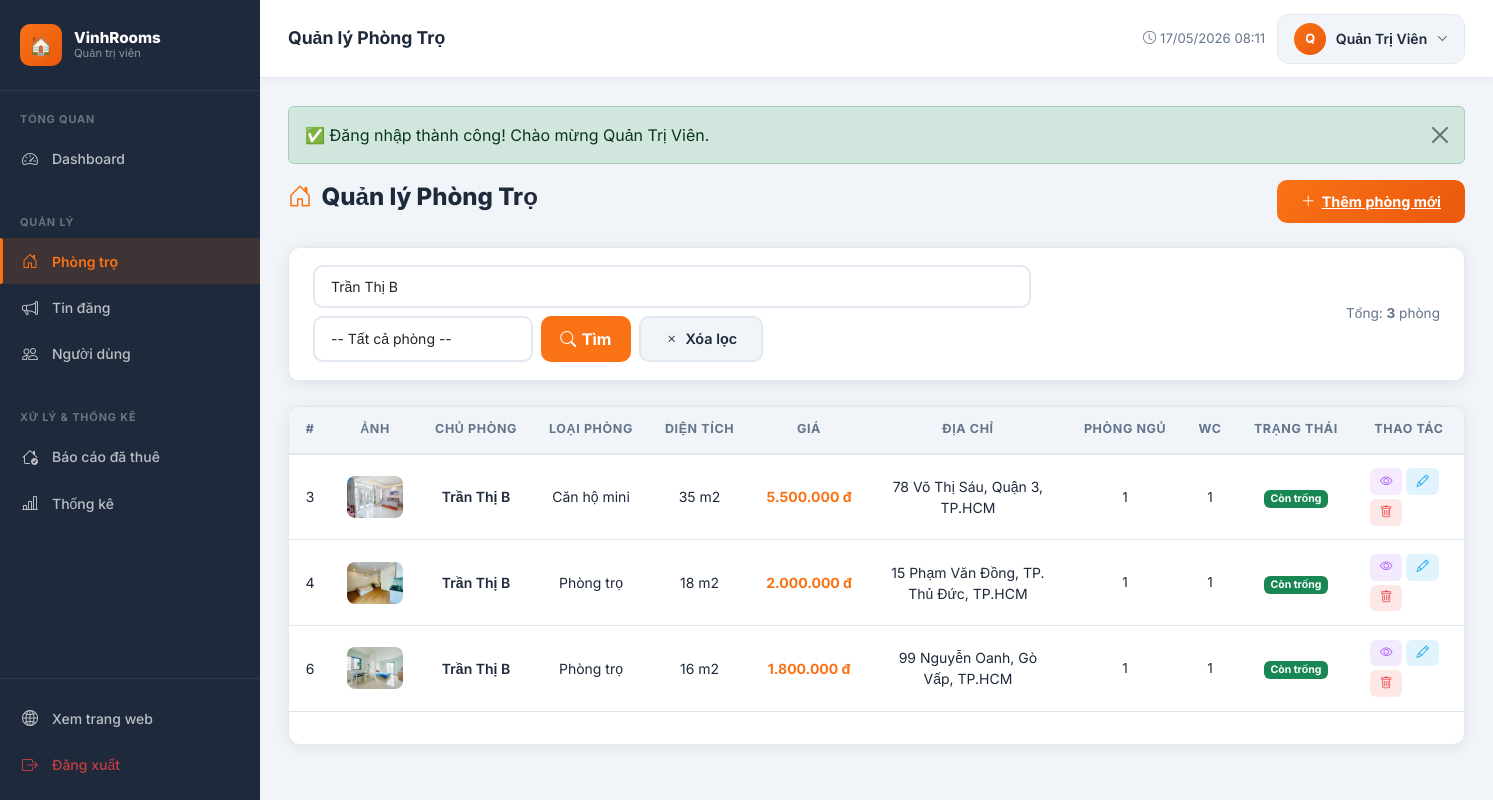
The page /admin/rooms/index.php?q=Trần+Thị+B (signed in) on the database its author committed.
### tables this page shows
CREATE TABLE `users` (
  `id` int(10) UNSIGNED NOT NULL,
  `username` varchar(50) NOT NULL,
  `email` varchar(100) NOT NULL,
  `password` varchar(255) NOT NULL,
  `ho_ten` varchar(100) NOT NULL,
  `so_dien_thoai` varchar(15) DEFAULT NULL,
  `dia_chi` varchar(255) DEFAULT NULL,
  `avatar` varchar(255) DEFAULT 'default_avatar.png',
  `role` enum('admin','user') NOT NULL DEFAULT 'user',
  `trang_thai` enum('active','inactive','banned') NOT NULL DEFAULT 'active',
  `created_at` datetime NOT NULL DEFAULT current_timestamp(),
  `updated_at` datetime NOT NULL DEFAULT current_timestamp() ON UPDATE current_timestamp()
);

CREATE TABLE `phong_tro` (
  `id` int(10) UNSIGNED NOT NULL,
  `user_id` int(10) UNSIGNED NOT NULL,
  `loai_phong_id` int(10) UNSIGNED DEFAULT NULL,
  `khu_vuc_id` int(10) UNSIGNED DEFAULT NULL,
  `gia_goc` decimal(12,0) NOT NULL COMMENT 'VND/tháng',
  `dien_tich` float NOT NULL COMMENT 'm2',
  `dia_chi` varchar(255) NOT NULL,
  `so_phong_ngu` tinyint(3) UNSIGNED DEFAULT 1,
  `so_wc` tinyint(3) UNSIGNED DEFAULT 1,
  `tien_nghi` text DEFAULT NULL COMMENT 'JSON hoặc text mô tả tiện nghi',
  `hinh_anh` varchar(255) DEFAULT NULL COMMENT 'Ảnh đại diện',
  `trang_thai` enum('co_san','da_cho_thue') NOT NULL DEFAULT 'co_san',
  `created_at` datetime NOT NULL DEFAULT current_timestamp(),
  `updated_at` datetime NOT NULL DEFAULT current_timestamp() ON UPDATE current_timestamp()
);

CREATE TABLE `loai_phong` (
  `id` int(10) UNSIGNED NOT NULL,
  `ten` varchar(100) NOT NULL,
  `mo_ta` text DEFAULT NULL
);

CREATE TABLE `khu_vuc` (
  `id` int(10) UNSIGNED NOT NULL,
  `tinh_thanh` varchar(100) NOT NULL,
  `phuong_xa` varchar(100) NOT NULL
);

### admin/rooms/index.php (the view, shortened to what this page needs)
<?php
require_once __DIR__ . '/../../includes/functions.php';
$db = getDB();
$search      = trim($_GET['q'] ?? '');
$page_num    = max(1, (int)($_GET['page'] ?? 1));
$per_page    = 12;
$where  = ["p.trang_thai != 'bi_xoa'"];
$params = [];
$types  = '';
if ($search !== '') {
    $where[]  = "(p.dia_chi LIKE ? OR u.ho_ten LIKE ?)";
    $kw = "%$search%";
    $params  = array_merge($params, [$kw, $kw]);
    $types  .= 'ss';
}
$whereSQL = implode(' AND ', $where);
$baseQuery = "FROM phong_tro p JOIN khu_vuc kv ON p.khu_vuc_id = kv.id LEFT JOIN users u ON p.user_id = u.id LEFT JOIN loai_phong l ON p.loai_phong_id = l.id WHERE $whereSQL";
if (!empty($params)) {
    $stmt = $db->prepare("SELECT COUNT(*) $baseQuery");
    $stmt->bind_param($types, ...$params);
    $stmt->execute();
    $total = $stmt->get_result()->fetch_row()[0];
} else {
    $total = $db->query("SELECT COUNT(*) $baseQuery")->fetch_row()[0];
}
$pg     = paginate($total, $per_page, $page_num);
$offset = $pg['offset'];
$sql = "SELECT p.*, kv.tinh_thanh, kv.phuong_xa, u.ho_ten as chu_tro, l.ten as loai_phong $baseQuery ORDER BY p.created_at DESC LIMIT $per_page OFFSET $offset";
if (!empty($params)) {
    $stmt = $db->prepare($sql);
    $stmt->bind_param($types, ...$params);
    $stmt->execute();
    $rooms = $stmt->get_result()->fetch_all(MYSQLI_ASSOC);
} else {
    $rooms = $db->query($sql)->fetch_all(MYSQLI_ASSOC);
}
$pageTitle = 'Quản lý Phòng Trọ';
require_once __DIR__ . '/../../includes/admin_header.php';
?>
<div class="page-header">
    <h1 class="page-title"><span class="icon"><i class="bi bi-house-door"></i></span><?= $pageTitle ?></h1>
    <a href="<?= BASE_URL ?>/admin/rooms/add.php" class="btn-admin-primary">
        <i class="bi bi-plus-lg"></i> Thêm phòng mới
    </a>
</div>
<div class="data-card mb-4">
    <div class="data-card-header">
        <form method="GET" action="" class="search-bar">
            <input type="text" name="q" class="form-control" placeholder="🔍 Tìm theo tiêu đề, địa chỉ, người đăng..." value="<?= e($search) ?>" style="min-width:260px">
            <select name="status" class="form-control" style="width:auto">
                <option value="">-- Tất cả phòng --</option>
            </select>
            <button type="submit" class="btn-search"><i class="bi bi-search"></i> Tìm</button>
            <a href="<?= BASE_URL ?>/admin/rooms/index.php" class="btn-admin-secondary">
                <i class="bi bi-x"></i> Xóa lọc
            </a>
        </form>
        <div style="font-size:.85rem;color:var(--admin-muted)">
            Tổng: <strong><?= $total ?></strong> phòng
        </div>
    </div>
</div>
<div class="data-card">
    <div class="table-responsive">
        <table class="data-table">
            <thead>
                <tr>
                    <th width="50">#</th>
                    <th width="60">Ảnh</th>
                    <th>Chủ phòng</th>
                    <th>Loại phòng</th>
                    <th>Diện tích</th>
                    <th>Giá</th>
                    <th style="min-width:200px;">Địa chỉ</th>
                    <th width="70">Phòng ngủ</th>
                    <th width="60">WC</th>
                    <th>Trạng thái</th>
                    <th width="180">Thao tác</th>
                </tr>
            </thead>
            <tbody>
                <?php foreach ($rooms as $r): ?>
                <tr>
                    <td><?= $r['id'] ?></td>
                    <td>
                        <img src="<?= getImageUrl($r['hinh_anh']) ?>"
                             class="room-thumb"
                             alt=""
                             onerror="this.src='<?= BASE_URL ?>/assets/images/no-image.svg'">
                    </td>
                    <td style="max-width:220px">
                        <div style="font-weight:600;overflow:hidden;white-space:nowrap;text-overflow:ellipsis" title="<?= e($r['chu_tro']) ?>">
                            <?= e($r['chu_tro']) ?>
                        </div>
                    </td>
                    <td><?= e($r['loai_phong']) ?></td>
                    <td><?= e($r['dien_tich']) ?> m2</td>
                    <td style="font-weight:700;color:var(--admin-primary);white-space:nowrap">
                        <?= formatPrice($r['gia_goc']) ?>
                    </td>
                    <td style="text-align: center;  " title="<?= e($r['dia_chi']) . ', ' . e($r['phuong_xa']) . ', ' . e($r['tinh_thanh']) ?>">
                        <?= e($r['dia_chi']) . ', ' . e($r['phuong_xa']) . ', ' . e($r['tinh_thanh']) ?>
                    </td>
                    <td style="text-align:center;font-size:.85rem"><?= $r['so_phong_ngu'] ?></td>
                    <td style="text-align:center;font-size:.85rem"><?= $r['so_wc'] ?></td>
                    <td><?= roomStatusBadge($r['trang_thai']) ?></td>
                    <td>
                        <div class="d-flex gap-1 flex-wrap">
                            <a href="<?= BASE_URL ?>/room-detail.php?id=<?= $r['id'] ?>" class="btn-action view" target="_blank" title="Xem">
                                <i class="bi bi-eye"></i>
                            </a>
                            <a href="<?= BASE_URL ?>/admin/rooms/edit.php?id=<?= $r['id'] ?>" class="btn-action edit" title="Sửa">
                                <i class="bi bi-pencil"></i>
                            </a>
                            <a href="?action=delete&id=<?= $r['id'] ?>" class="btn-action delete confirm-delete" title="Xóa">
                                <i class="bi bi-trash"></i>
                            </a>
                        </div>
                    </td>
                </tr>
                <?php endforeach; ?>
            </tbody>
        </table>
    </div>
    <div class="p-3 border-top">
    </div>
</div>
<?php require_once __DIR__ . '/../../includes/admin_footer.php'; ?>

### includes/admin_header.php (shortened to what this page needs)
<?php
require_once __DIR__ . '/functions.php';
$currentUser = getCurrentUser();
$currentPage = basename($_SERVER['PHP_SELF']);
$currentDir  = basename(dirname($_SERVER['PHP_SELF']));
?>
<!DOCTYPE html>
<html lang="vi">
<head>
    <link rel="stylesheet" href="https://cdn.jsdelivr.net/npm/bootstrap@5.3.3/dist/css/bootstrap.min.css">
    <link rel="stylesheet" href="https://cdn.jsdelivr.net/npm/bootstrap-icons@1.11.3/font/bootstrap-icons.min.css">
    <link rel="stylesheet" href="<?= BASE_URL ?>/assets/css/admin.css">
</head>
<body class="admin-body">
<aside class="admin-sidebar" id="adminSidebar">
    <div class="sidebar-logo">
        <div class="logo-icon">🏠</div>
        <div class="brand">VinhRooms<small>Quản trị viên</small></div>
    </div>
    <div class="sidebar-section">
        <span class="sidebar-section-label">Tổng quan</span>
        <a href="<?= BASE_URL ?>/admin/index.php" class="sidebar-link <?= ($currentDir === 'admin' && $currentPage === 'index.php') ? 'active' : '' ?>">
            <span class="icon"><i class="bi bi-speedometer2"></i></span> Dashboard
        </a>
    </div>
    <div class="sidebar-section">
        <span class="sidebar-section-label">Quản lý</span>
        <a href="<?= BASE_URL ?>/admin/rooms/index.php" class="sidebar-link <?= ($currentDir === 'rooms') ? 'active' : '' ?>">
            <span class="icon"><i class="bi bi-house-door"></i></span> Phòng trọ
        </a>
        <a href="<?= BASE_URL ?>/admin/tin-dang/index.php" class="sidebar-link <?= ($currentDir === 'tin-dang') ? 'active' : '' ?>">
            <span class="icon"><i class="bi bi-megaphone"></i></span> Tin đăng
        </a>
        <a href="<?= BASE_URL ?>/admin/users/index.php" class="sidebar-link <?= ($currentDir === 'users') ? 'active' : '' ?>">
            <span class="icon"><i class="bi bi-people"></i></span> Người dùng
        </a>
    </div>
    <div class="sidebar-section">
        <span class="sidebar-section-label">Xử lý & Thống kê</span>
        <a href="<?= BASE_URL ?>/admin/bao-cao-da-thue/index.php"
           class="sidebar-link <?= ($currentDir === 'bao-cao-da-thue') ? 'active' : '' ?>"
           style="position:relative">
            <span class="icon"><i class="bi bi-house-check"></i></span> Báo cáo đã thuê
        </a>
        <a href="<?= BASE_URL ?>/admin/reports/index.php" class="sidebar-link <?= ($currentDir === 'reports') ? 'active' : '' ?>">
            <span class="icon"><i class="bi bi-bar-chart-line"></i></span> Thống kê
        </a>
    </div>
    <div class="sidebar-section" style="margin-top:auto;border-top:1px solid rgba(255,255,255,.08);padding-top:1rem;">
        <a href="<?= BASE_URL ?>/index.php" class="sidebar-link" target="_blank">
            <span class="icon"><i class="bi bi-globe2"></i></span> Xem trang web
        </a>
        <a href="<?= BASE_URL ?>/auth/logout.php" class="sidebar-link" style="color:rgba(239,68,68,.8)">
            <span class="icon"><i class="bi bi-box-arrow-right"></i></span> Đăng xuất
        </a>
    </div>
</aside>
<div class="admin-main">
    <div class="admin-topbar">
        <div class="topbar-left">
            <span class="topbar-title"><?= $pageTitle ?? 'Dashboard' ?></span>
        </div>
        <div class="topbar-right">
            <span style="font-size:.82rem;color:var(--admin-muted)">
                <i class="bi bi-clock me-1"></i><?= date('d/m/Y H:i') ?>
            </span>
            <div class="dropdown">
                <button class="admin-user-btn" data-bs-toggle="dropdown">
                    <div class="admin-user-avatar">
                        <?= strtoupper(mb_substr($currentUser['ho_ten'] ?? 'A', 0, 1)) ?>
                    </div>
                    <?= e($currentUser['ho_ten'] ?? 'Admin') ?>
                    <i class="bi bi-chevron-down" style="font-size:.7rem"></i>
                </button>
            </div>
        </div>
    </div>
    <div class="admin-content">
        <?php renderFlash(); ?>

### includes/functions.php (shortened to what this page needs)
<?php
function getCurrentUser(): ?array {
    $db  = getDB();
    $id  = (int)$_SESSION['user_id'];
    $res = $db->query("SELECT * FROM users WHERE id = $id LIMIT 1");
    return $res ? $res->fetch_assoc() : null;
}
function getFlash(): ?array {
    if (isset($_SESSION['flash'])) {
        $flash = $_SESSION['flash'];
        return $flash;
    }
    return null;
}
function renderFlash(): void {
    $flash = getFlash();
    $type  = htmlspecialchars($flash['type']);
    $msg   = htmlspecialchars($flash['message']);
    $icons = ['success' => '✅', 'danger' => '❌', 'warning' => '⚠️', 'info' => 'ℹ️'];
    $icon  = $icons[$type] ?? 'ℹ️';
    echo "<div class=\"alert alert-{$type} alert-dismissible fade show\" role=\"alert\">
            {$icon} {$msg}
            <button type=\"button\" class=\"btn-close\" data-bs-dismiss=\"alert\"></button>
          </div>";
}
function formatPrice(float $price): string {
    return number_format($price, 0, ',', '.') . ' đ';
}
function e(string $str): string {
    return htmlspecialchars($str, ENT_QUOTES, 'UTF-8');
}
function getImageUrl(?string $filename): string {
    if ($filename[0] === '/') {
        $physicalPath = __DIR__ . '/..' . $filename;
        if (file_exists($physicalPath)) {
            return BASE_URL . $filename;
        }
        return BASE_URL . '/assets/images/no-image.svg';
    }
    return BASE_URL . '/assets/images/no-image.svg';
}
function paginate(int $total, int $perPage, int $current): array {
    $pages = (int)ceil($total / $perPage);
    return [
        'total'      => $total,
        'per_page'   => $perPage,
        'current'    => $current,
        'pages'      => $pages,
        'offset'     => ($current - 1) * $perPage,
        'has_prev'   => $current > 1,
        'has_next'   => $current < $pages,
    ];
}
function roomStatusBadge(string $status): string {
    $map = [
        'co_san'      => ['success',   'Còn trống'],
        'da_cho_thue' => ['secondary', 'Đã cho thuê'],
    ];
    [$color, $label] = $map[$status] ?? ['light', $status];
    return "<span class=\"badge bg-{$color}\">{$label}</span>";
}

### rows shown on the page
users: ho_ten "Q", ho_ten "Quản Trị Viên"
phong_tro: id "3", hinh_anh (picture), user.ho_ten "Trần Thị B", loai_phong.ten "Căn hộ mini", dien_tich "35", gia_goc "5.500.000 đ", dia_chi "78 Võ Thị Sáu", khu_vuc.phuong_xa "Quận 3", khu_vuc.tinh_thanh "TP.HCM", so_phong_ngu "1", so_wc "1"
phong_tro: id "4", hinh_anh (picture), user.ho_ten "Trần Thị B", loai_phong.ten "Phòng trọ", dien_tich "18", gia_goc "2.000.000 đ", dia_chi "15 Phạm Văn Đồng", khu_vuc.phuong_xa "TP. Thủ Đức", khu_vuc.tinh_thanh "TP.HCM", so_phong_ngu "1", so_wc "1"
phong_tro: id "6", hinh_anh (picture), user.ho_ten "Trần Thị B", loai_phong.ten "Phòng trọ", dien_tich "16", gia_goc "1.800.000 đ", dia_chi "99 Nguyễn Oanh", khu_vuc.phuong_xa "Gò Vấp", khu_vuc.tinh_thanh "TP.HCM", so_phong_ngu "1", so_wc "1"

### other values the page prints
$pageTitle "Quản lý Phòng Trọ"
$icon "✅"
$msg "Đăng nhập thành công! Chào mừng Quản Trị Viên."
$total "3"
